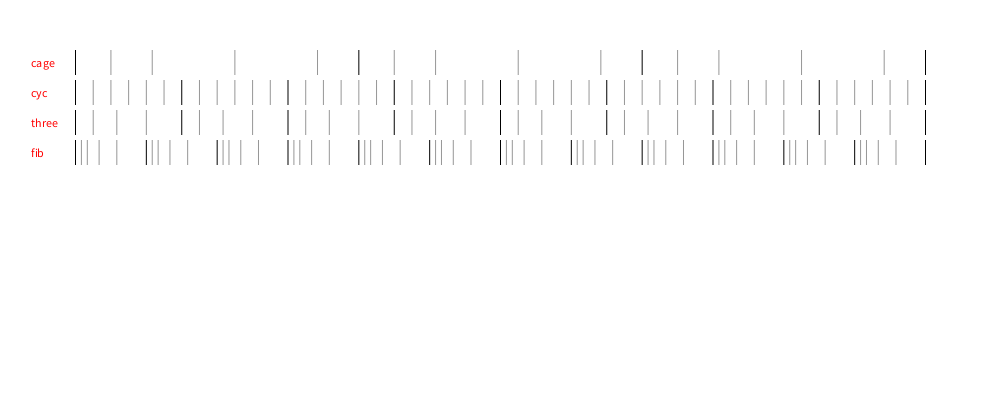
Frame 1 (no input)
Frame 2 (the mouse pressed at the canvas centre, redrawn once): identical to frame 1, image omitted

The Processing sketch that drew this single still picture (run headless with seeded random() and noise(); the mouse was pressed at the canvas centre and the sketch redrawn once):

// Processing sketch: rhythm_01
// ── rhythm_01.pde
RhythmList rhythmList = new RhythmList();
int minNumBeats = 0;
float step = 0;

void setup() {
    
    size(1000,400);
    
    rhythmList.add(new Rhythm("cage",  "6,7,14,14,7"));
    rhythmList.add(new Rhythm("cyc",   "3,3,3,3,3,3"));
    rhythmList.add(new Rhythm("three", "3,4,5,6"));
    rhythmList.add(new Rhythm("fib",   "1,1,2,3,5"));
    
    minNumBeats = rhythmList.getLowestCommonDenominator();
    println("min length " + minNumBeats + " beats");
    
    step = (width-150)/(float)minNumBeats;
    println("step " + step);
    
    noLoop();
}

void draw() {
    
    background(255);
    
    pushMatrix();
    
    translate(75,50);
    
    float x = 0;
    float y = 0;
    
    for (int i=0; i<rhythmList.length(); i++) {
        
        Rhythm rhythm = rhythmList.get(i);
        
        fill(255,0,0);
        text(rhythm.title, -45,y+17);
        
        int numCycles = minNumBeats/rhythm.getNumBeatsTotal();
        println(rhythm.title + " numCycles " + numCycles);
        
        for (int j=0; j<numCycles; j++) {
            
            for (int k=0; k<rhythm.getNumSequences(); k++) {
                
                float l = rhythm.getSequence(k) * step;
                
                pushMatrix();
                translate(x,y);
                
                noStroke();
                if(k == 0) fill(0);
                else fill(150);
                rect(0,0,1, 25);
                popMatrix();
                
                x += l;
            }
        }
        
        pushMatrix();
        translate(x,y);
            
        noStroke();
        fill(0);
        rect(0,0,1, 25);
        popMatrix();
        
        x = 0;
        y += 30;
    }
    
    popMatrix();
    
}

// ── Rhythm.pde
public class RhythmList {
    
    ArrayList<Rhythm> rhythms = new ArrayList<Rhythm>();
    
    RhythmList () {
        
    }
    
    void add( Rhythm r) {
        this.rhythms.add( r );
    }
    
    Rhythm get(int _i) {
        return this.rhythms.get(_i);
    }
    
    int length() {
        return rhythms.size();
    }
    
    int getLowestCommonDenominator() {
        
        int sl = 0;
        float maxLength = 1;
        
        for (int i=0; i<rhythms.size(); i++) {
            maxLength *= rhythms.get(i).getNumBeatsTotal();
        }
        
        for (int i=0; i<maxLength; i++) {
            int isZero = 0;
            sl++;
            
            for ( int j=0; j<rhythms.size(); j++) {
                float v = sl % (float) rhythms.get(j).getNumBeatsTotal();
                println(v);
                if ( v == 0 ) isZero++;
            }
            
            if (isZero == rhythms.size()) break;
        }
        
        return sl;
    }
}

public class Rhythm {
    
    String title = "";
    int[] sequences;
    int numBeatsTotal = 0;
    //int numSequences = 0;
    
    Rhythm (String _title, String _seq) {
        title = _title;
        
        String[] s = _seq.split(",");
        
        sequences = new int[s.length];
        
        for (int i=0; i<s.length; i++) {
            sequences[i] = parseInt(s[i]);
        }
        
    }
    
    int getSequence(int _i) {
        return sequences[_i];
    }
    
    int getNumBeatsTotal() {
        if (numBeatsTotal == 0) {
            for (int i=0; i<sequences.length; i++) {
                numBeatsTotal += sequences[i];
            }
        }
        return this.numBeatsTotal;
    }
    
    int getNumSequences() {
        return this.sequences.length;
    }
    
    
}
